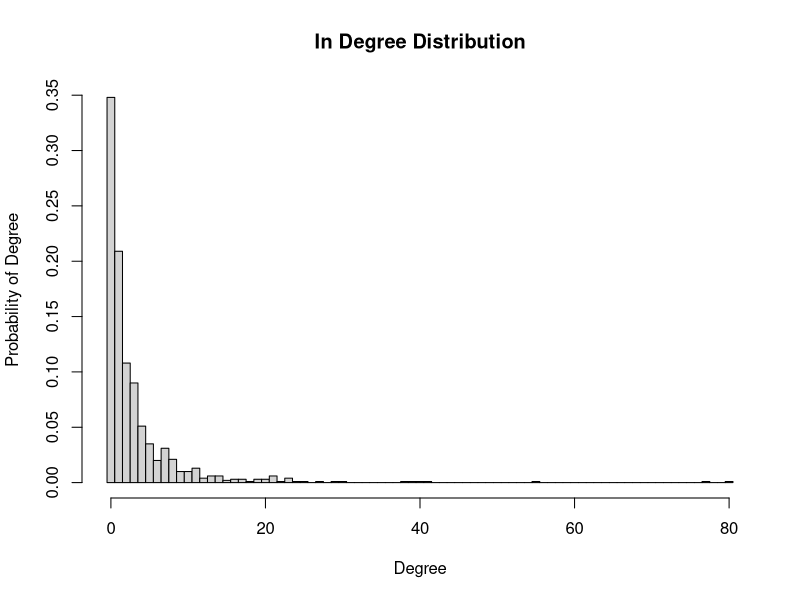
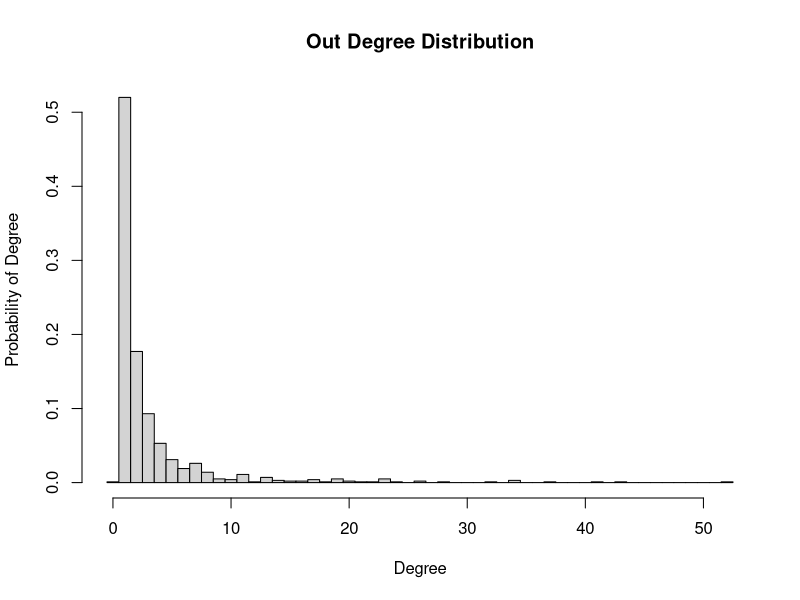
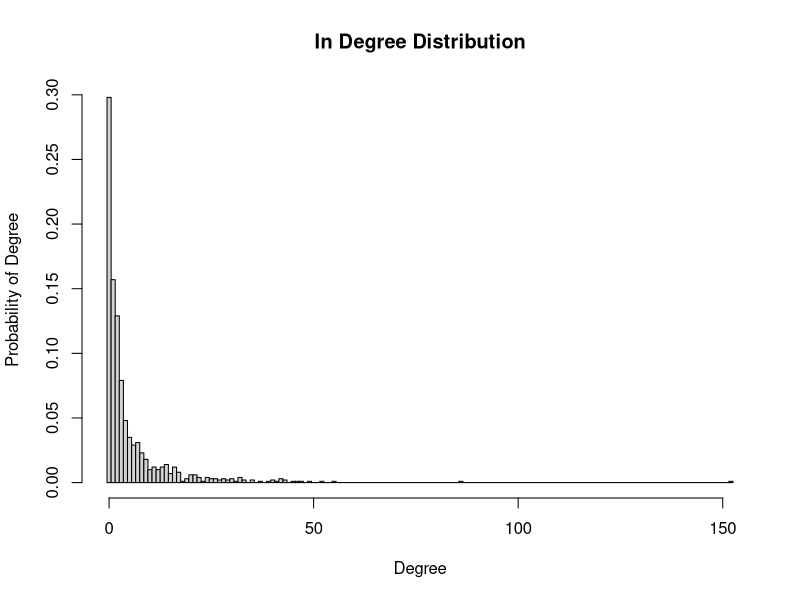
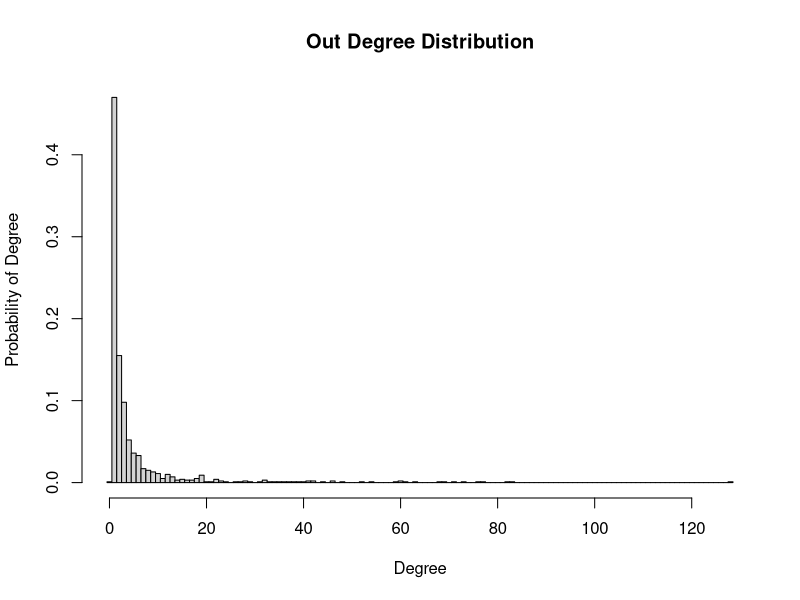
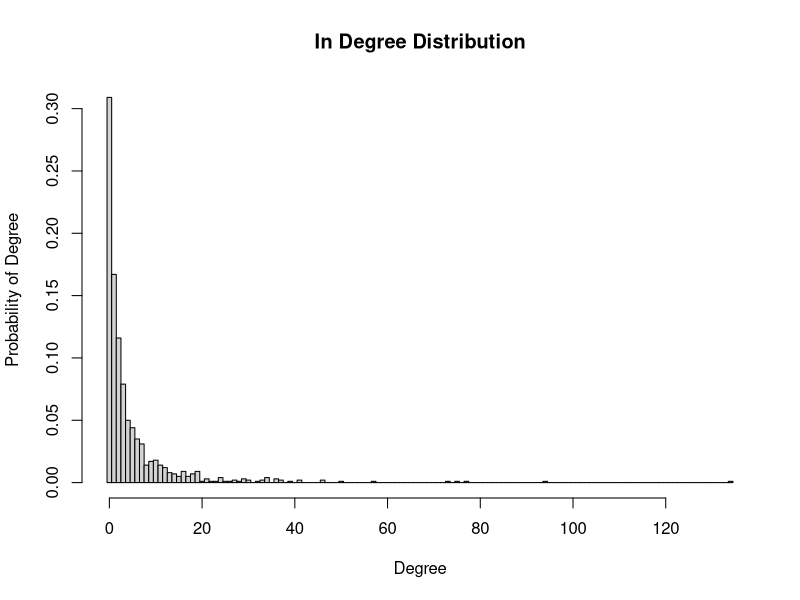
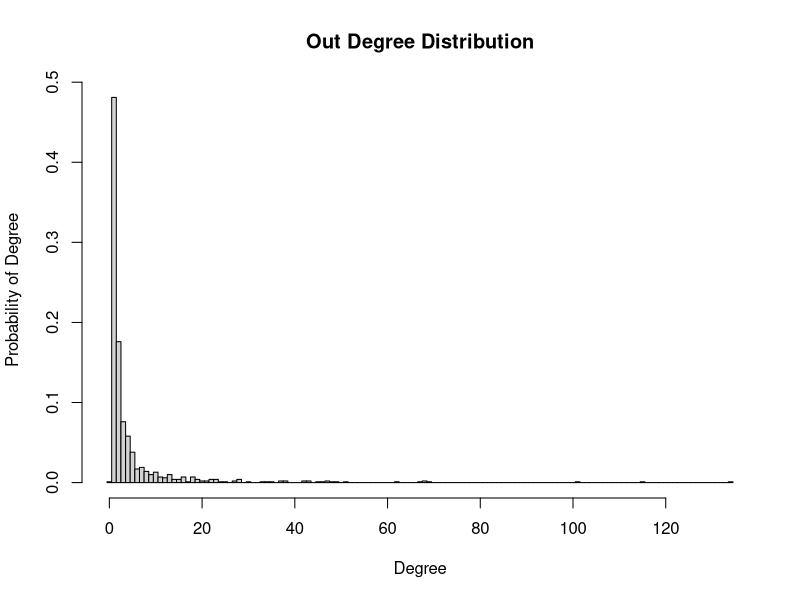
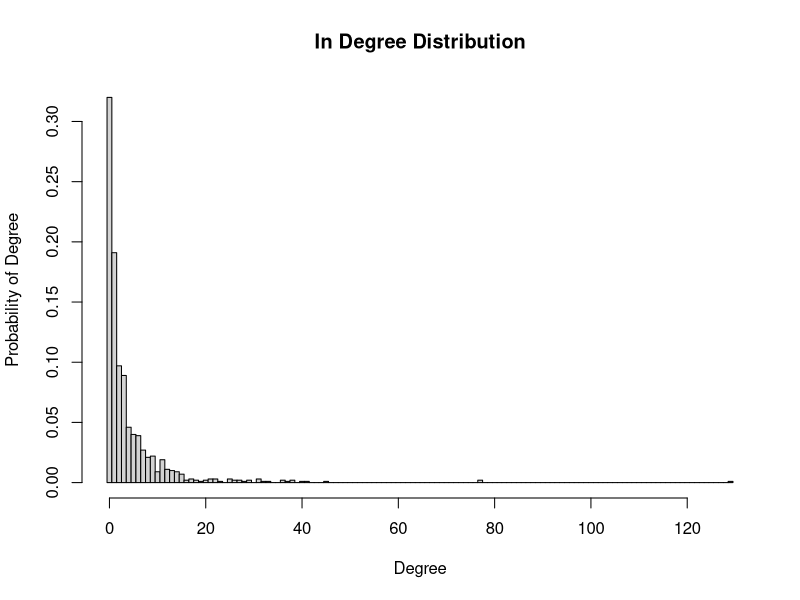
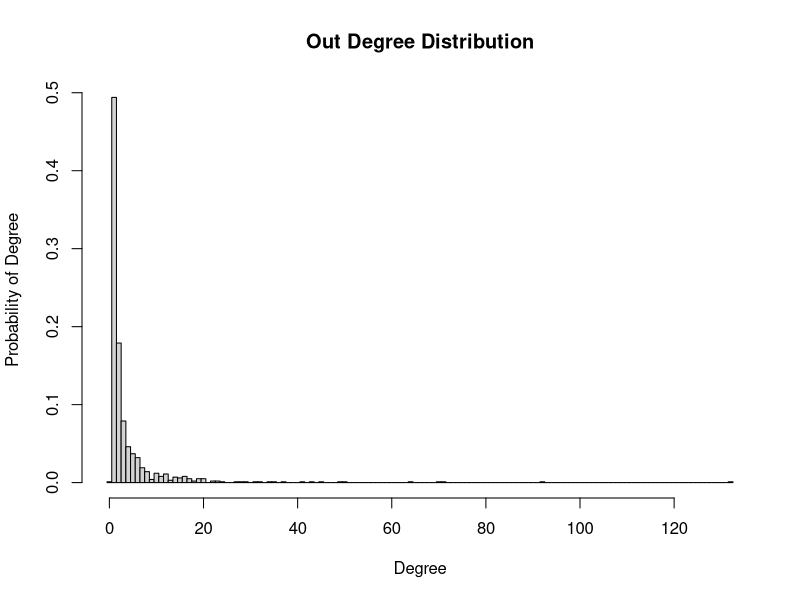

These charts were generated, in order, by the following R code:
library ("igraph")

mod <- vector(mode="integer", length=10)

for(i in 1 : 10){
  #part a
  numNodes <- 1000
  
  g <- forest.fire.game (numNodes, fw.prob=0.37, bw.factor=0.32/0.37, ambs=1, TRUE)
  
  g_in <- degree_distribution(g,mode="in")
  g_out <- degree_distribution(g,mode="out")
  
  hist_in <- hist(degree(g,mode="in"), breaks=seq(-0.5, by=1 , length.out=max(degree(g,mode="in"))+2), main="In Degree Distribution",freq=FALSE,xlab = "Degree", ylab = "Probability of Degree")
  hist_out <- hist(degree(g,mode="out"), breaks=seq(-0.5, by=1 , length.out=max(degree(g,mode="out"))+2), main="Out Degree Distribution", freq=FALSE,xlab = "Degree", ylab = "Probability of Degree")
  
  #part b
  
  dia <- diameter(g, directed = TRUE, unconnected = TRUE, weights = NULL)
  print(sprintf("Diameter is: %d",dia))
  
  #part c
  wc <- cluster_walktrap(g)
  modularity(wc)
  print(sprintf("Modularity is: %f",modularity(wc)))
  #plot(wc, g)
  #g_com <- infomap.community(g)
  mod[i]=modularity(wc)
}
gg <- forest.fire.game (200, fw.prob=0.37, bw.factor=0.32/0.37, ambs=1, TRUE)
wc <- cluster_walktrap(gg)
plot(wc, gg,vertex.size=5,vertex.label=NA, layout=layout.fruchterman.reingold(gg),edge.arrow.size=0.2)

